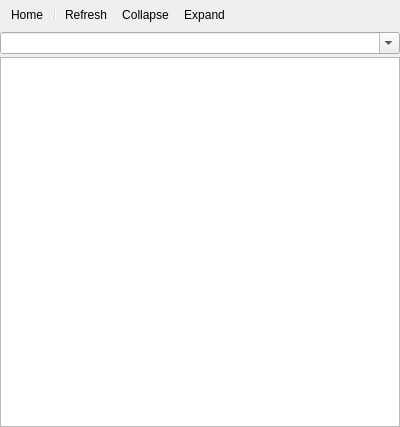
<?xml version="1.0" encoding="UTF-8"?>
<ui version="4.0">
 <class>ResourceManagerPane</class>
 <widget class="QWidget" name="ResourceManagerPane">
  <property name="geometry">
   <rect>
    <x>0</x>
    <y>0</y>
    <width>400</width>
    <height>427</height>
   </rect>
  </property>
  <property name="windowTitle">
   <string>Form</string>
  </property>
  <layout class="QVBoxLayout" name="verticalLayout">
   <property name="spacing">
    <number>3</number>
   </property>
   <property name="leftMargin">
    <number>0</number>
   </property>
   <property name="topMargin">
    <number>0</number>
   </property>
   <property name="rightMargin">
    <number>0</number>
   </property>
   <property name="bottomMargin">
    <number>0</number>
   </property>
   <item>
    <widget class="QToolBar" name="toolBar">
     <property name="movable">
      <bool>false</bool>
     </property>
     <property name="iconSize">
      <size>
       <width>16</width>
       <height>16</height>
      </size>
     </property>
     <addaction name="actionHome"/>
     <addaction name="separator"/>
     <addaction name="actionRefresh"/>
     <addaction name="actionCollapse"/>
     <addaction name="actionExpand"/>
    </widget>
   </item>
   <item>
    <widget class="QWidget" name="widget_2" native="true">
     <layout class="QHBoxLayout" name="horizontalLayout">
      <property name="spacing">
       <number>0</number>
      </property>
      <property name="leftMargin">
       <number>0</number>
      </property>
      <property name="topMargin">
       <number>0</number>
      </property>
      <property name="rightMargin">
       <number>0</number>
      </property>
      <property name="bottomMargin">
       <number>0</number>
      </property>
      <item>
       <widget class="QComboBox" name="comboBox">
        <property name="sizePolicy">
         <sizepolicy hsizetype="Preferred" vsizetype="Fixed">
          <horstretch>1</horstretch>
          <verstretch>0</verstretch>
         </sizepolicy>
        </property>
        <property name="editable">
         <bool>true</bool>
        </property>
        <property name="iconSize">
         <size>
          <width>16</width>
          <height>16</height>
         </size>
        </property>
        <property name="frame">
         <bool>true</bool>
        </property>
       </widget>
      </item>
     </layout>
    </widget>
   </item>
   <item>
    <widget class="ady::ResourceManageTreeView" name="treeView">
     <property name="editTriggers">
      <set>QAbstractItemView::EditKeyPressed</set>
     </property>
     <attribute name="headerVisible">
      <bool>false</bool>
     </attribute>
    </widget>
   </item>
  </layout>
  <action name="actionHome">
   <property name="icon">
    <iconset resource="../../r.qrc">
     <normaloff>:/Resource/icons/Home_16x.svg</normaloff>:/Resource/icons/Home_16x.svg</iconset>
   </property>
   <property name="text">
    <string>Home</string>
   </property>
  </action>
  <action name="actionRefresh">
   <property name="icon">
    <iconset resource="../../r.qrc">
     <normaloff>:/Resource/icons/Refresh_16x.svg</normaloff>:/Resource/icons/Refresh_16x.svg</iconset>
   </property>
   <property name="text">
    <string>Refresh</string>
   </property>
  </action>
  <action name="actionCollapse">
   <property name="icon">
    <iconset resource="../../r.qrc">
     <normaloff>:/Resource/icons/CollapseAll_16x.svg</normaloff>:/Resource/icons/CollapseAll_16x.svg</iconset>
   </property>
   <property name="text">
    <string>Collapse</string>
   </property>
  </action>
  <action name="actionExpand">
   <property name="icon">
    <iconset resource="../../r.qrc">
     <normaloff>:/Resource/icons/ExpandAll_16x.svg</normaloff>:/Resource/icons/ExpandAll_16x.svg</iconset>
   </property>
   <property name="text">
    <string>Expand</string>
   </property>
  </action>
 </widget>
 <customwidgets>
  <customwidget>
   <class>ady::ResourceManageTreeView</class>
   <extends>QTreeView</extends>
   <header>panes/resource_manager/resource_manage_tree_view.h</header>
  </customwidget>
 </customwidgets>
 <resources>
  <include location="../../r.qrc"/>
 </resources>
 <connections/>
</ui>
